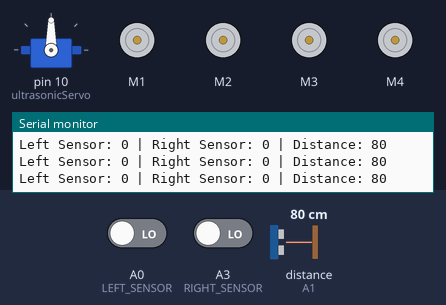
A sketch run on a simulated Arduino Uno, built with avr-gcc and run on an emulated ATmega328P. Shown: servo, 4 × DC motor (green arrow = forward, orange = backward, longer = faster), the last lines printed to the serial monitor. Wiring (inferred from the names in the program): ultrasonic range finder: trigger A2; echo A1. The test bench sets the inputs (shaded band); at power-on: distance to the obstacle (sensor on A1) 80 cm, A0 (LEFT_SENSOR) LOW, A3 (RIGHT_SENSOR) LOW. The echo pulse lasts 58.3 µs per cm.

Above: at 6.6 s.
6.7 s: distance to the obstacle (sensor on A1) set to 7 cm
9.7 s: distance to the obstacle (sensor on A1) set to 4 cm
At 10.7 s:
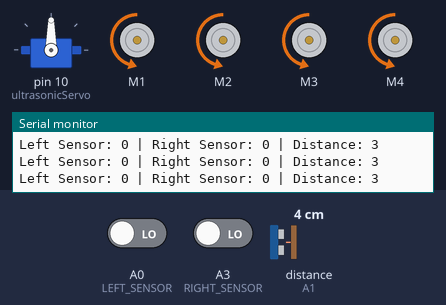
11.2 s: A0 (LEFT_SENSOR) driven HIGH
At 11.7 s:
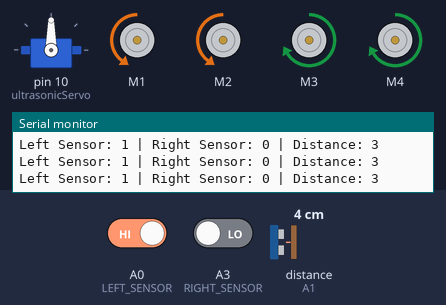
12.7 s: A0 (LEFT_SENSOR) driven LOW
At 13.3 s:
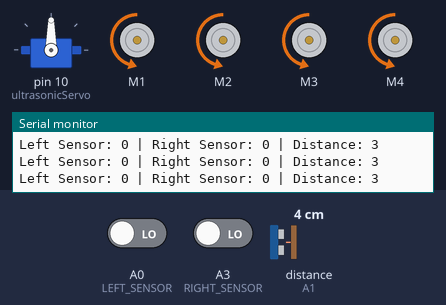
15.7 s: A3 (RIGHT_SENSOR) driven HIGH
At 16.5 s:
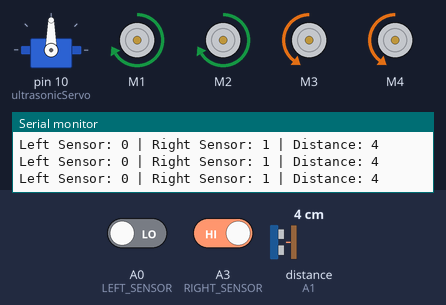
17.2 s: A3 (RIGHT_SENSOR) driven LOW
At 18.7 s:
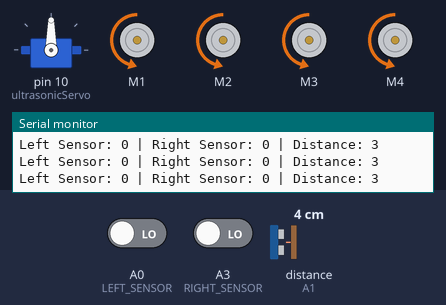
Timing chart, 0 to 20.2 s (numbered marks = the images above; inputs shaded):
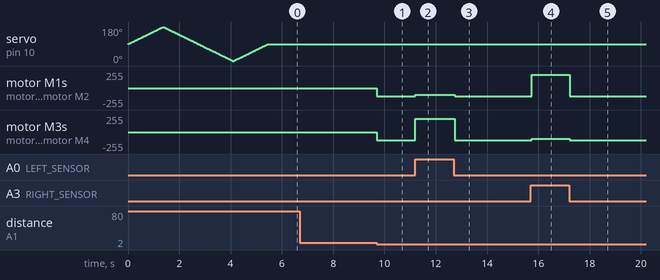

Measured:
- the behaviour switches between 6 and 5 cm on distance to the obstacle (sensor on A1) (found by bisection; images 0 and 1)
- after the input at 9.7 s, motor M1–4: stopped → backward 120/255 at once
- after the input at 11.2 s, motor M1, motor M2: backward 120/255 → backward 100/255 at once; motor M3, motor M4: backward 120/255 → forward 200/255 at once
- after the input at 12.7 s, motor M1, motor M2: backward 100/255 → backward 120/255 after 0.05 s; motor M3, motor M4: forward 200/255 → backward 120/255 after 0.05 s
- after the input at 15.7 s, motor M1, motor M2: backward 120/255 → forward 200/255 at once; motor M3, motor M4: backward 120/255 → backward 100/255 at once
- after the input at 17.2 s, motor M1, motor M2: forward 200/255 → backward 120/255 at once; motor M3, motor M4: backward 100/255 → backward 120/255 at once

The sketch:

HumanFollowingRobot.ino
```cpp
#include <Servo.h>
#include <AFMotor.h>

// Define sensor pins
#define LEFT_SENSOR A0      // Left IR sensor
#define ECHO_PIN A1         // Ultrasonic sensor echo pin
#define TRIG_PIN A2         // Ultrasonic sensor trigger pin
#define RIGHT_SENSOR A3     // Right IR sensor

// Initialize motor objects with descriptive names
AF_DCMotor LeftFrontMotor(1, MOTOR12_1KHZ);
AF_DCMotor LeftBackMotor(2, MOTOR12_1KHZ);
AF_DCMotor RightFrontMotor(3, MOTOR34_1KHZ);
AF_DCMotor RightBackMotor(4, MOTOR34_1KHZ);

// Initialize the servo motor
Servo ultrasonicServo;

// Variables
int servoPosition = 0;  // Servo motor position
long ultrasonicTime;    // Time for ultrasonic pulse

// Function prototypes for organization
unsigned int measureDistance();
void moveForward();
void moveBackward();
void turnRight();
void turnLeft();
void stopMotors();

void setup() {
  // Initialize Serial communication
  Serial.begin(9600);

  // Attach the servo motor
  ultrasonicServo.attach(10);

  // Sweep servo from 90° to 180°, back to 0°, and to 90° for setup
  for (servoPosition = 90; servoPosition <= 180; servoPosition++) {
    ultrasonicServo.write(servoPosition);
    delay(15);
  }
  for (servoPosition = 180; servoPosition >= 0; servoPosition--) {
    ultrasonicServo.write(servoPosition);
    delay(15);
  }
  for (servoPosition = 0; servoPosition <= 90; servoPosition++) {
    ultrasonicServo.write(servoPosition);
    delay(15);
  }

  // Set up sensor pins
  pinMode(LEFT_SENSOR, INPUT);
  pinMode(RIGHT_SENSOR, INPUT);
  pinMode(TRIG_PIN, OUTPUT);
  pinMode(ECHO_PIN, INPUT);
}

void loop() {
  // Read distance from the ultrasonic sensor
  unsigned int distance = measureDistance();

  // Read IR sensor values
  int leftSensorValue = digitalRead(LEFT_SENSOR);
  int rightSensorValue = digitalRead(RIGHT_SENSOR);

  // Print sensor values to Serial Monitor for debugging
  Serial.print("Left Sensor: ");
  Serial.print(leftSensorValue);
  Serial.print(" | Right Sensor: ");
  Serial.print(rightSensorValue);
  Serial.print(" | Distance: ");
  Serial.println(distance);

  // Movement logic based on sensor inputs
  if ((leftSensorValue == 1) && (distance >= 10 && distance <= 30) && (rightSensorValue == 1)) {
    moveForward();
  } else if ((leftSensorValue == 1) && (rightSensorValue == 0)) {
    turnLeft();
  } else if ((leftSensorValue == 0) && (rightSensorValue == 1)) {
    turnRight();
  } else if (distance > 5 && distance < 10) {
    stopMotors();
  } else if (distance < 5) {
    moveBackward();
  } else {
    stopMotors();
  }

  delay(50); // Short delay to stabilize readings
}

// Measure distance in cm using the ultrasonic sensor
unsigned int measureDistance() {
  digitalWrite(TRIG_PIN, LOW);
  delayMicroseconds(2);
  digitalWrite(TRIG_PIN, HIGH);
  delayMicroseconds(10);
  digitalWrite(TRIG_PIN, LOW);

  ultrasonicTime = pulseIn(ECHO_PIN, HIGH);
  return ultrasonicTime / 29 / 2;  // Convert time to distance in cm
}

// Move the robot forward
void moveForward() {
  LeftFrontMotor.setSpeed(120);
  LeftFrontMotor.run(FORWARD);
  LeftBackMotor.setSpeed(120);
  LeftBackMotor.run(FORWARD);
  RightFrontMotor.setSpeed(120);
  RightFrontMotor.run(FORWARD);
  RightBackMotor.setSpeed(120);
  RightBackMotor.run(FORWARD);
}

// Move the robot backward
void moveBackward() {
  LeftFrontMotor.setSpeed(120);
  LeftFrontMotor.run(BACKWARD);
  LeftBackMotor.setSpeed(120);
  LeftBackMotor.run(BACKWARD);
  RightFrontMotor.setSpeed(120);
  RightFrontMotor.run(BACKWARD);
  RightBackMotor.setSpeed(120);
  RightBackMotor.run(BACKWARD);
}

// Turn the robot right
void turnRight() {
  LeftFrontMotor.setSpeed(200);
  LeftFrontMotor.run(FORWARD);
  LeftBackMotor.setSpeed(200);
  LeftBackMotor.run(FORWARD);
  RightFrontMotor.setSpeed(100);
  RightFrontMotor.run(BACKWARD);
  RightBackMotor.setSpeed(100);
  RightBackMotor.run(BACKWARD);
}

// Turn the robot left
void turnLeft() {
  LeftFrontMotor.setSpeed(100);
  LeftFrontMotor.run(BACKWARD);
  LeftBackMotor.setSpeed(100);
  LeftBackMotor.run(BACKWARD);
  RightFrontMotor.setSpeed(200);
  RightFrontMotor.run(FORWARD);
  RightBackMotor.setSpeed(200);
  RightBackMotor.run(FORWARD);
}

// Stop all motors
void stopMotors() {
  LeftFrontMotor.setSpeed(0);
  LeftFrontMotor.run(RELEASE);
  LeftBackMotor.setSpeed(0);
  LeftBackMotor.run(RELEASE);
  RightFrontMotor.setSpeed(0);
  RightFrontMotor.run(RELEASE);
  RightBackMotor.setSpeed(0);
  RightBackMotor.run(RELEASE);
}
```
